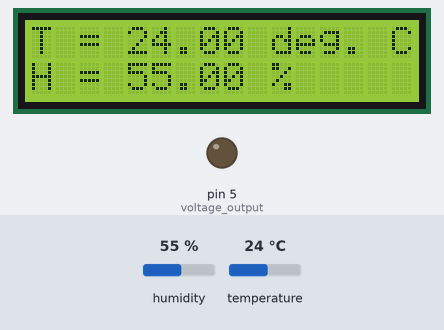
The sketch below on a simulated Arduino Uno, built with avr-gcc and run on an emulated ATmega328P. Shown: 16×2 character LCD, output pins drawn as LEDs (lit = HIGH). The inputs (shaded band) are chosen by the test bench; at power-on: temperature 24 °C, humidity 55 %.

Above: at 3.6 s.
3.7 s: temperature set to 28.7 °C
At 6.7 s:
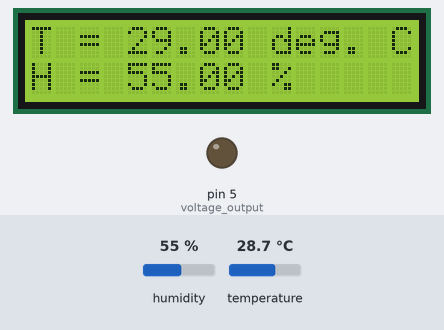
8.2 s: temperature set to 30.1 °C
At 10.2 s:
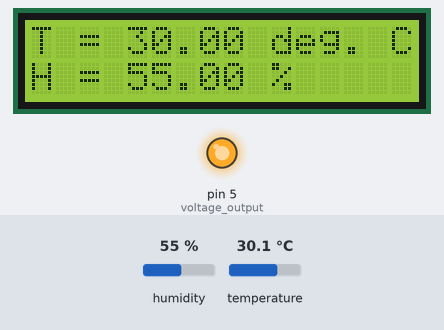
12.7 s: humidity set to 22 %
At 16.0 s:
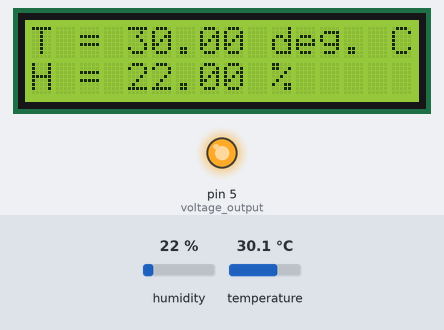
17.2 s: humidity set to 40 %
At 18.3 s:
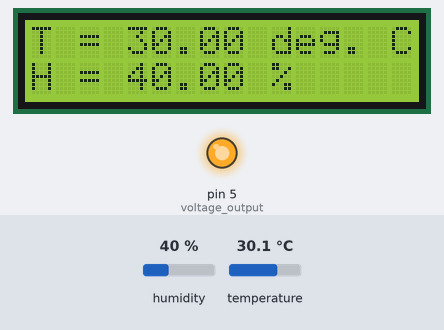
Timing chart, 0 to 20.2 s (numbered marks = the images above; inputs shaded):
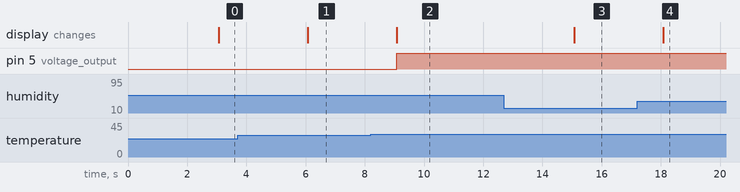

Measured:
- the behaviour switches between 29.4 and 29.5 °C on temperature (found by bisection; images 1 and 2)
- after the input at 3.7 s, the display: changes after 2.4 s (image 1)
- after the input at 8.2 s, pin 5 (voltage_output): LOW → HIGH after 0.87 s; the display: changes after 0.87 s (image 2)
- after the input at 12.7 s, the display: changes after 2.4 s (image 3)
- after the input at 17.2 s, the display: changes after 0.87 s (image 4)

The sketch:

Main.ino
```cpp
#include <dht_nonblocking.h>
#define DHT_SENSOR_TYPE DHT_TYPE_11
#include <LiquidCrystal.h>

static const int DHT_SENSOR_PIN = 2;
DHT_nonblocking dht_sensor( DHT_SENSOR_PIN, DHT_SENSOR_TYPE );

// initialize the library with the numbers of the interface pins
LiquidCrystal lcd(7, 8, 9, 10, 11, 12);

/*
 * Display fixe text .
 */
void setup( )
{
  lcd.begin(16, 2);
  lcd.print( "T = " );
  lcd.setCursor(10, 0);
  lcd.print( "deg. C" );
  lcd.setCursor(0, 1);
  lcd.print( "H = " );
  lcd.setCursor(10, 1);
  lcd.print( "%" );
  pinMode(5,OUTPUT); //voltage output
}

static bool measure_environment( float *temperature, float *humidity )
{
  static unsigned long measurement_timestamp = millis( );

  /* Measure temperature and humdity once every four seconds. */
  if( millis( ) - measurement_timestamp > 3000ul )
  {
    if( dht_sensor.measure( temperature, humidity ) == true )
    {
      measurement_timestamp = millis( );
      return( true );
    }
  }

  return( false );
}

/*
 * Main program loop.
 */
void loop( )
{
  float temperature;
  float humidity;

  /* Measure temperature and humidity.  If the functions returns
     true, then a measurement is available. */
  if( measure_environment( &temperature, &humidity ) == true )
  {
   /*
    * Display changing text.
    */
    lcd.setCursor(4, 0);
    lcd.print( temperature );
    lcd.setCursor(4, 1);
    lcd.print( humidity );

    if(temperature >= 30) {
          analogWrite(5,255); //Turn on USB power output
        }
        else if (temperature < 25){
          analogWrite(5,0); //Turn off USB power output
          }

  }
}
```
